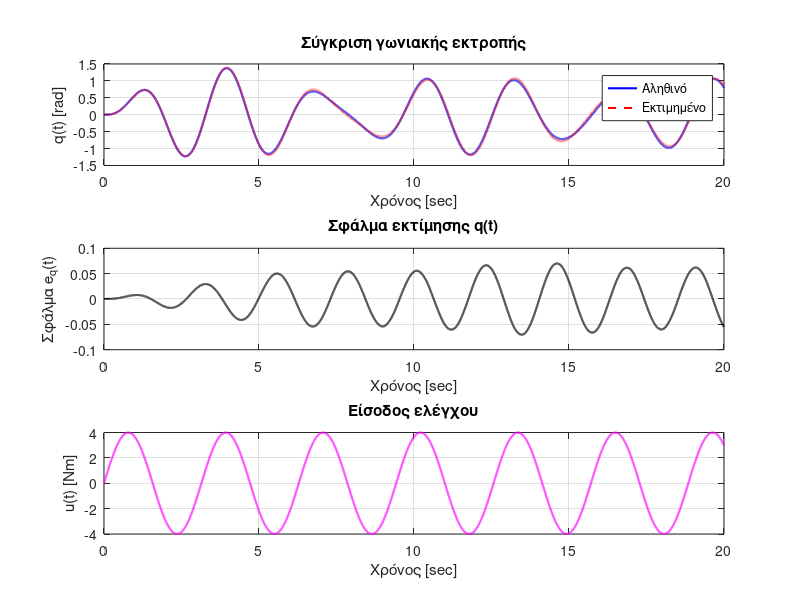

Recreate this plot in MATLAB.
clc; clear; close all;

% Δεδομένα
m_real = 0.75;
L_real = 1.25;
c_real = 0.15;
g = 9.81;
A0 = 4;
omega = 2;

% Ορισμός του συστήματος
A = [0 1; -g/L_real -c_real/(m_real*L_real^2)];
B = [0; 1/(m_real*L_real^2)];

% Δειγματοληψία
Ts = 0.1;
t_sim = 0:Ts:20;
dt = 1e-3;
t_cont = 0:dt:20;

% Συνάρτηση εισόδου
u = @(t) A0 * sin(omega * t);

% Επίλυση με ODE45 για συνεχές σύστημα
dxdt = @(t, x) A*x + B*u(t);
[t_cont, X] = ode45(dxdt, t_cont, [0; 0]);

% Δειγματοληψία των τιμών
q_samples = interp1(t_cont, X(:,1), t_sim);
dq_samples = interp1(t_cont, X(:,2), t_sim);
ddq_samples = gradient(dq_samples, Ts);
u_samples = u(t_sim);

% Πίνακας Least Squares
Phi = [-q_samples', -dq_samples', u_samples'];
y = ddq_samples';

% Εκτίμηση των παραμέτρων
theta = (Phi' * Phi) \ (Phi' * y);

L_est = g / theta(1);
mL2_est = 1 / theta(3);
c_est = theta(2) * mL2_est;
m_est = mL2_est / (L_est^2);

fprintf('Εκτιμήσεις Παραμέτρων:\n');
fprintf('L_est = %.4f m\n', L_est);
fprintf('m_est = %.4f kg\n', m_est);
fprintf('c_est = %.4f Nm/sec\n', c_est);

% Νέα προσομοίωση με τις εκτιμημένες παραμέτρους
A_est = [0 1; -g/L_est -c_est/(m_est*L_est^2)];
B_est = [0; 1/(m_est*L_est^2)];
dxdt_est = @(t, x) A_est*x + B_est*u(t);
[t_cont, X_est] = ode45(dxdt_est, t_cont, [0; 0]);

% Γραφικές παραστάσεις
figure;
subplot(3,1,1);
plot(t_cont, X(:,1), 'b', 'LineWidth', 1.5); hold on;
plot(t_cont, X_est(:,1), 'r--', 'LineWidth', 1.5);
xlabel('Χρόνος [sec]'); ylabel('q(t) [rad]');
legend('Αληθινό', 'Εκτιμημένο');
title('Σύγκριση γωνιακής εκτροπής');
grid on;

subplot(3,1,2);
plot(t_cont, X(:,1) - X_est(:,1), 'k', 'LineWidth', 1.5);
xlabel('Χρόνος [sec]'); ylabel('Σφάλμα e_q(t)');
title('Σφάλμα εκτίμησης q(t)');
grid on;

subplot(3,1,3);
plot(t_cont, u(t_cont), 'm', 'LineWidth', 1.5);
xlabel('Χρόνος [sec]'); ylabel('u(t) [Nm]');
title('Είσοδος ελέγχου');
grid on;

% ========================
% Μέθοδος με μόνο q(t) και u(t)
% ========================
Phi2 = [q_samples(2:end-1)' q_samples(1:end-2)' u_samples(2:end-1)'];
y2 = q_samples(3:end)';

theta2 = (Phi2' * Phi2) \ (Phi2' * y2);

fprintf('\nΕκτιμήσεις από μόνο q(t) και u(t):\n');
fprintf('L_est2 = %.4f m\n', g/theta2(1));
